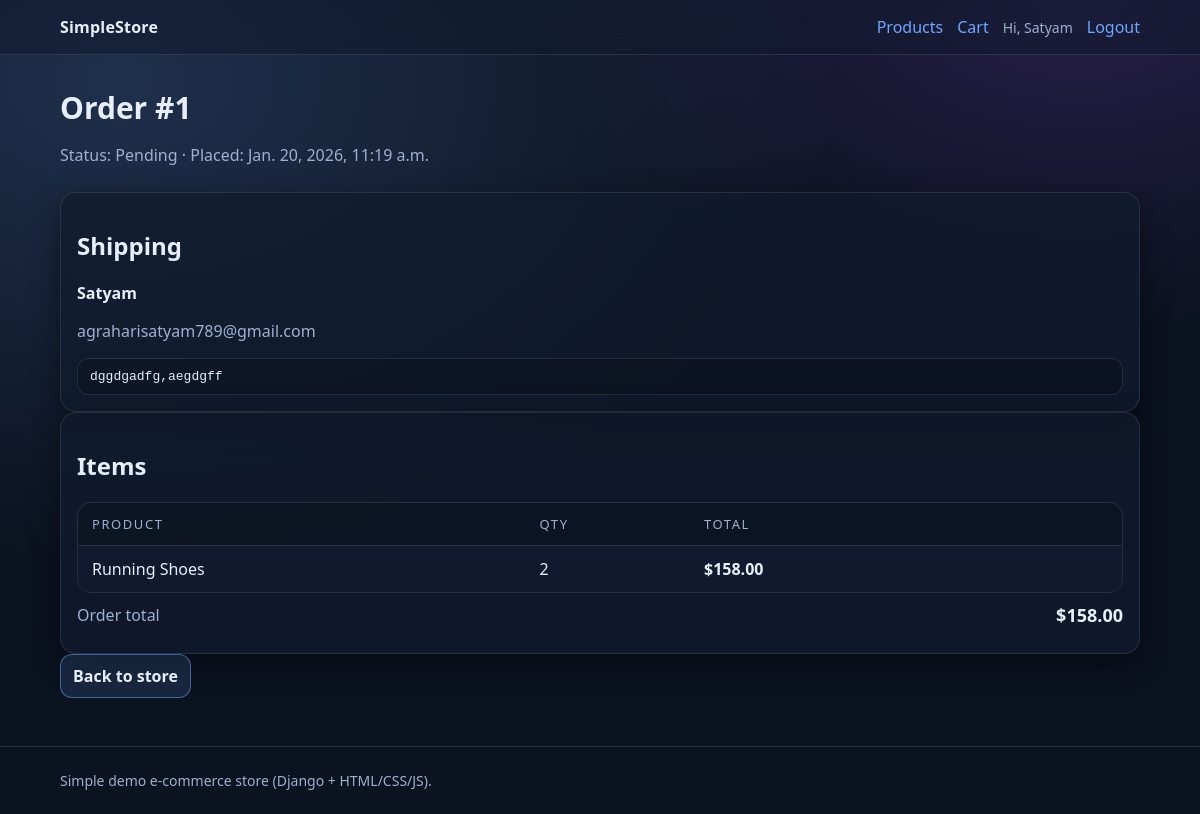
Page /orders/1/ (signed in) on the committed database.
### store/models.py (models this page shows, shortened)
class Order(models.Model):
    STATUS_PENDING = "pending"
    STATUS_PAID = "paid"
    STATUS_CANCELLED = "cancelled"
    STATUS_CHOICES = [
        (STATUS_PENDING, "Pending"),
        (STATUS_PAID, "Paid"),
        (STATUS_CANCELLED, "Cancelled"),
    ]
    user = models.ForeignKey(settings.AUTH_USER_MODEL, on_delete=models.CASCADE, related_name="orders")
    status = models.CharField(max_length=20, choices=STATUS_CHOICES, default=STATUS_PENDING)
    created_at = models.DateTimeField(auto_now_add=True)
    full_name = models.CharField(max_length=200)
    email = models.EmailField()
    address = models.TextField()
    @property
    def total(self):
        return sum((item.line_total for item in self.items.all()), 0)

class OrderItem(models.Model):
    order = models.ForeignKey(Order, on_delete=models.CASCADE, related_name="items")
    product = models.ForeignKey(Product, on_delete=models.PROTECT)
    quantity = models.PositiveIntegerField(default=1)
    unit_price = models.DecimalField(max_digits=10, decimal_places=2)
    @property
    def line_total(self):
        return self.quantity * self.unit_price

class Product(models.Model):
    name = models.CharField(max_length=200)
    slug = models.SlugField(max_length=220, unique=True, blank=True)
    description = models.TextField(blank=True)
    price = models.DecimalField(max_digits=10, decimal_places=2)
    image_url = models.URLField(blank=True)
    is_active = models.BooleanField(default=True)
    created_at = models.DateTimeField(auto_now_add=True)
    class Meta:
        ordering = ["name"]

### store/views.py (the view)
# urls.py: path("orders/<int:pk>/", views.order_detail, name="order_detail"),
@login_required
def order_detail(request: HttpRequest, pk: int) -> HttpResponse:
    order = get_object_or_404(Order.objects.prefetch_related("items__product"), pk=pk)
    if order.user_id != request.user.id:
        raise Http404()
    cart = _get_cart(request)
    return render(request, "store/order_detail.html", {"order": order, "cart_count": _cart_count(cart)})

### store/views.py (called while the page is built)
def _get_cart(request: HttpRequest) -> dict[str, int]:
    cart = request.session.get("cart")
    if not isinstance(cart, dict):
        cart = {}
        request.session["cart"] = cart
    normalized: dict[str, int] = {}
    for k, v in cart.items():
        try:
            normalized[str(int(k))] = max(int(v), 0)
        except (TypeError, ValueError):
            continue
    request.session["cart"] = normalized
    return normalized

def _cart_count(cart: dict[str, int]) -> int:
    return sum(cart.values())

### templates/store/order_detail.html (shortened to what this page needs)
{% extends "base.html" %}
{% block content %}
  <div class="pagehead">
    <h1>Order #{{ order.pk }}</h1>
    <p class="muted">Status: {{ order.get_status_display }} · Placed: {{ order.created_at }}</p>
  </div>
  <div class="panel">
    <h2>Shipping</h2>
    <p><strong>{{ order.full_name }}</strong></p>
    <p class="muted">{{ order.email }}</p>
    <pre class="address">{{ order.address }}</pre>
  </div>
  <div class="panel">
    <h2>Items</h2>
    <div class="table">
      <div class="table__row table__head">
        <div>Product</div>
        <div>Qty</div>
        <div>Total</div>
      </div>
      {% for item in order.items.all %}
        <div class="table__row">
          <div>{{ item.product.name }}</div>
          <div>{{ item.quantity }}</div>
          <div><strong>${{ item.line_total }}</strong></div>
        </div>
      {% endfor %}
    </div>
    <div class="summary__row">
      <span class="muted">Order total</span>
      <span class="summary__total">${{ order.total }}</span>
    </div>
  </div>
  <a class="btn" href="{% url 'store:product_list' %}">Back to store</a>
{% endblock %}

### templates/base.html (shortened to what this page needs)
{% load static %}
<!doctype html>
<html lang="en">
  <head>
    <link rel="stylesheet" href="{% static 'css/site.css' %}" />
  </head>
  <body>
    <header class="header">
      <div class="container header__inner">
        <a class="brand" href="{% url 'store:product_list' %}">SimpleStore</a>
        <nav class="nav">
          <a href="{% url 'store:product_list' %}">Products</a>
          <a href="{% url 'store:cart' %}">Cart{% if cart_count %} ({{ cart_count }}){% endif %}</a>
          {% if user.is_authenticated %}
            <span class="nav__muted">Hi, {{ user.username }}</span>
            <form class="nav__form" action="{% url 'logout' %}" method="post">
              <button class="linklike" type="submit">Logout</button>
            </form>
          {% else %}
            <a href="{% url 'login' %}">Login</a>
            <a class="btn btn--sm" href="{% url 'store:register' %}">Register</a>
          {% endif %}
        </nav>
      </div>
    </header>
    <main class="container">
      {% block content %}{% endblock %}
    </main>
    <footer class="footer">
      <div class="container footer__inner">
        <span>Simple demo e-commerce store (Django + HTML/CSS/JS).</span>
      </div>
    </footer>
  </body>
</html>

### static/css/site.css (style rules this page uses)
:root { --bg: #0b1220; --panel: #111b2e; --text: #e8eefc; --muted: #9fb0d0; --brand: #6ea8fe; --border: rgba(255, 255, 255, 0.10); --shadow: 0 10px 30px rgba(0, 0, 0, 0.45); }
* { box-sizing: border-box; }
html, body { height: 100%; }
body { margin: 0; font-family: ui-sans-serif, system-ui, -apple-system, Segoe UI, Roboto, Arial, "Noto Sans", "Liberation Sans", sans-serif; color: var(--text); background: radial-gradient(1200px 800px at 10% 10%, rgba(110,168,254,0.20), transparent 60%), radial-gradient(1000px 600px at 90% 0%, rgba(163,86,255,0.18), transparent 55%), var(--bg); }
a { color: var(--brand); text-decoration: none; }
.container { width: min(1080px, calc(100% - 32px)); margin: 0 auto; }
.header { border-bottom: 1px solid var(--border); background: rgba(17, 27, 46, 0.55); backdrop-filter: blur(10px); }
.header__inner { display: flex; align-items: center; justify-content: space-between; padding: 16px 0; }
.brand { font-weight: 800; letter-spacing: 0.2px; color: var(--text); }
.nav { display: flex; align-items: center; gap: 14px; }
.nav__muted { color: var(--muted); font-size: 14px; }
.nav__form { display: inline; margin: 0; }
.footer { border-top: 1px solid var(--border); margin-top: 48px; padding: 24px 0; color: var(--muted); }
.footer__inner { font-size: 14px; }
.pagehead { padding: 22px 0 10px; }
.pagehead h1 { margin: 10px 0 6px; font-size: 30px; }
.muted { color: var(--muted); }
.btn { display: inline-flex; align-items: center; justify-content: center; gap: 8px; border: 1px solid rgba(110,168,254,0.50); background: rgba(110,168,254,0.14); color: var(--text); padding: 10px 12px; border-radius: 12px; cursor: pointer; font-weight: 650; }
.linklike { background: none; border: none; color: var(--brand); padding: 0; cursor: pointer; font: inherit; }
.panel { border: 1px solid var(--border); background: rgba(17, 27, 46, 0.75); border-radius: 16px; padding: 16px; box-shadow: var(--shadow); }
.table { border: 1px solid var(--border); border-radius: 14px; overflow: hidden; }
.table__row { display: grid; grid-template-columns: 2fr 0.7fr 0.9fr 0.9fr; gap: 12px; padding: 12px 14px; border-top: 1px solid var(--border); background: rgba(17, 27, 46, 0.65); }
.table__row:first-child { border-top: none; }
.table__head { background: rgba(0,0,0,0.18); color: var(--muted); font-size: 13px; text-transform: uppercase; letter-spacing: 0.12em; }
.summary__row { display: flex; align-items: center; justify-content: space-between; padding: 10px 0; }
.summary__total { font-weight: 900; font-size: 18px; }
.address { margin: 0; white-space: pre-wrap; border: 1px solid var(--border); border-radius: 12px; padding: 10px 12px; background: rgba(0,0,0,0.18); }

### rows in the picture
Order: pk "1", status "Pending", created_at "Jan. 20, 2026, 11:19 a.m.", full_name "Satyam", email "agraharisatyam789@gmail.com", address "dggdgadfg,aegdgff", total "158.00"
OrderItem: product.name "Running Shoes", quantity "2", line_total "158.00"

### other values in the picture
{{ user.username }} "Satyam"
